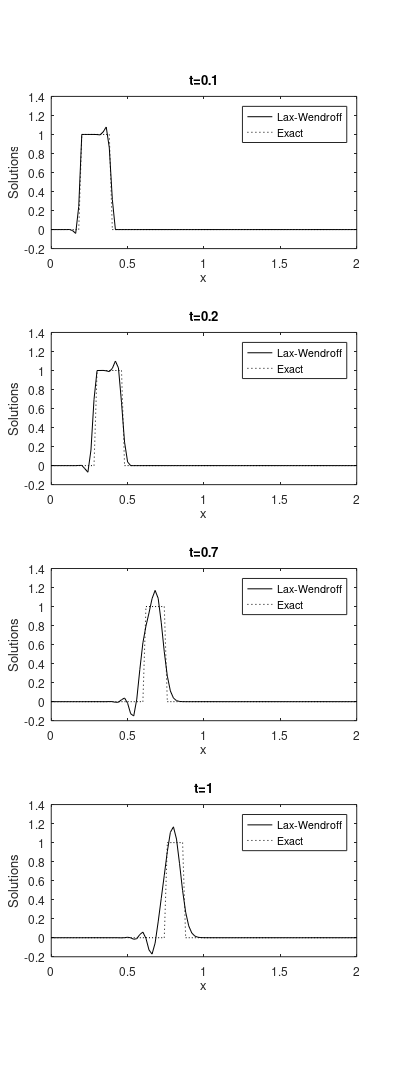

Recreate this plot in MATLAB. (Note: this script raises an error after producing the figure.)
% 2019862s
% Yana Staneva

% Implementation of Lax-Wendroff with spatial step dx = 0.01

dx=0.02; % Define spatial step
dt=dx; % Assign same temporal step, CFL satisfied

X=2; % Spatial boundary
x=0:dx:X; % Spatial domain
xb=0.1; % Initial condition for back of the wave
xf=0.3; % Initial condition for front of the wave
Tf=2; % Temporal boundary
t = (0:dt:2); % Temporal domain

n=floor(X/dx); % Number of grid points in space
n1=floor(xb/dx); % Grid points before the back of the wave at t=0
n2=floor(xf/dx); % Grid points before the front of the wave at t=0
uExactIter = zeros(1,n+1); % Initialize exact solution
uExact = zeros(1,n+1); % Initialize variable to store the exact solution

nt=floor(Tf/dt); % Number of grid points in time domain
nu=dt/dx; % Courant number

for i = 1:nt+1
    polyBack = [1 -0.1 1 -t(i)-0.1]; % Polynomial interpolant for back
    polyFront = [1 -0.3 1 -t(i)-0.3]; % Polynomial interpolant for front
  
    xback = roots(polyBack); % Compute the roots of the back polynomial
    xback = xback(imag(xback)==0); % Store only real roots
    xb(i)=xback; % Store the computed root for the current iteration
    
    xfront = roots(polyFront); % Compute the roots of the front polynomial
    xfront = xfront(imag(xfront)==0); % Store only real roots
    xf(i)=xfront; % Store the computed root for the current iteration
    
    for j = 1:n+1
         if x(j)>=xb(i) && x(j)<=xf(i) % For x between calculated xb and xf
            uExactIter(j) = 1; % Set the amplitude of the wave to be 1
         else 
            uExactIter(j) = 0; % Otherwise it is 0
         end
    end
    uExact(i,:) = uExactIter; % Save the obtained value to use in the next iteration
end

u0=[zeros(1,n1),ones(1,n2-n1+1),zeros(1,n-n2)]; % Initial condition for u
u = u0; % Initialize u to IC values
uNumerical(1,:)=u0; % Initialize vector to store the numerical solution
time(1,1)=0; % Initialize vector to store the temporal interval
uNumericalIter=u0; % Initialize vector to store the values for the next iteration
for k=1:nt
    t=k*dt; % Current time for the iteration

    % Velocity functions 
    a=(1+x.^2)./((1+x.^2).^2 + 2*x*t);
    aHalfPlusTime=(1+x.^2)./((1+x.^2).^2+2*x*t+x*dt); % A^{n+1}
    aHalfPlusSpace=(1+x.^2+x.*dx+0.25*dx.^2)./(((1+x.^2+x.*dx+0.25*dx.^2)).^2 + 2*x*t+dx*t); % A_{j+1/2}
    aHalfMinusSpace=(1+x.^2-x.*dx+0.25*dx.^2)./(((1+x.^2-x.*dx+0.25*dx.^2)).^2 + 2*x*t-dx*t); % A_{j-1/2}
    
    % Preallocate values of neighbouring U nodes
    uPlusSpace=(uNumericalIter(3:n+1)-uNumericalIter(2:n)); % U_{j+1}
    uMinusSpace=(uNumericalIter(2:n)-uNumericalIter(1:n-1)); % U_{j-1}
  
    % Evaluate U_{j}^{n}
    u(2:n) = uNumericalIter(2:n)-(0.5*aHalfPlusTime(2:n).*nu.*(uNumericalIter(3:n+1)-uNumericalIter(1:n-1)))+ ...
          (0.5*nu.^2.*a(2:n)).*(aHalfPlusSpace(2:n).*uPlusSpace-aHalfMinusSpace(2:n).* uMinusSpace);
    
    % Store Solution
    uNumerical(k+1,:)=u;
    % Update time with temporal step
    time(k+1,1)=k*dt;
    % Update value of U for next iteration
    uNumericalIter=u;
end


% Plot of solution by Lax-Wendroff and Exact
fig4=figure;
    set(gcf,'units','points','position',[1,1,330,900]);
    set(fig4,'PaperPositionMode', 'auto');
    subplot(4,1,1);plot(x,uNumerical(6,:),'-k',x,uExact(6,:),':k');
    axis=([0 2 -0.5 1.5]);
    title('t=0.1');
    xlabel('x');
    ylabel('Solutions');
    legend('Lax-Wendroff','Exact','Location','northeast');
    hold on 
    subplot(4,1,2);plot(x,uNumerical(11,:),'-k',x,uExact(11,:),':k');
    title('t=0.2');
    xlabel('x');
    ylabel('Solutions');
    legend('Lax-Wendroff','Exact','Location','northeast');
    hold on
    subplot(4,1,3);plot(x,uNumerical(36,:),'-k',x,uExact(36,:),':k');
    title('t=0.7');
    xlabel('x');
    ylabel('Solutions');
    legend('Lax-Wendroff','Exact','Location','northeast');
    hold on
    subplot(4,1,4);plot(x,uNumerical(51,:),'-k',x,uExact(51,:),':k');
    title('t=1');
    xlabel('x');
    ylabel('Solutions');
    legend('Lax-Wendroff','Exact','Location','northeast');
    suptitle('\Delta x=0.02');
    %print(fig4,'/Users/yanastaneva/Library/Mobile Documents/com~apple~CloudDocs/Year 5/Numerical Methods/Assignments/AC2/report/numericalExact002test.eps','-deps');
    figure(fig4);


% U as a function of time for x=0.5 
fig5=figure;
    plot(time, uNumerical(:,26),'-k');
    hold on
    plot(time, uExact(:,26),':k');
    title('Plot of u(x=0.5, t) as a function of time for \Delta x = 0.02.');
    xlabel('t');
    ylabel('u(x=0.5)');
    legend('Lax-Wendroff','Exact','Location','northeast');
    %print(fig5,'/Users/yanastaneva/Library/Mobile Documents/com~apple~CloudDocs/Year 5/Numerical Methods/Assignments/AC2/report/uFunctionOfTime002test.jpeg','-djpeg');
    figure(fig5);



